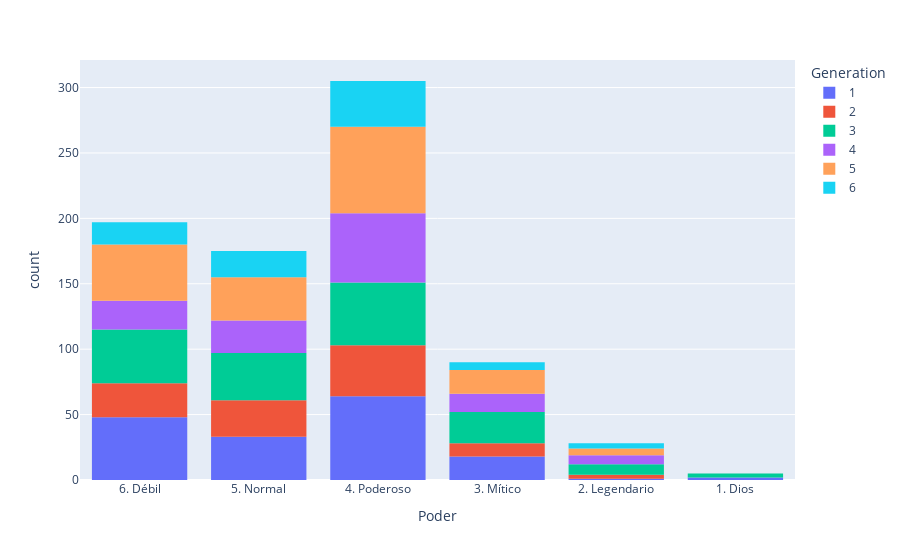

Notebook source saved alongside this figure:
### Markdown cell above
Ahora vamos a ver si hay algún tipo de relación entre estos niveles, y el tipo o la generación.

### Code cell
px.histogram(data_frame = df_pokemon,
             x          = "Poder",
             hover_data = ["Generation"],
             color      = "Generation",
             nbins      = 6)

### Figure 1 — Plotly figure (JSON) as saved in the notebook; plotly's stock layout.template omitted (floating-point values rounded to 4 significant figures; data arrays with more than 128 entries replaced by an {"elided": "..."} marker saying what was removed)
{"data": [{"alignmentgroup": "True", "bingroup": "x", "hovertemplate": "Generation=1<br>Poder=%{x}<br>count=%{y}<extra></extra>", "legendgroup": "1", "marker": {"color": "#636efa", "pattern": {"shape": ""}}, "name": "1", "nbinsx": 6, "offsetgroup": "1", "orientation": "v", "showlegend": true, "type": "histogram", "x": {"elided": "166 str values"}, "xaxis": "x", "yaxis": "y"}, {"alignmentgroup": "True", "bingroup": "x", "hovertemplate": "Generation=2<br>Poder=%{x}<br>count=%{y}<extra></extra>", "legendgroup": "2", "marker": {"color": "#EF553B", "pattern": {"shape": ""}}, "name": "2", "nbinsx": 6, "offsetgroup": "2", "orientation": "v", "showlegend": true, "type": "histogram", "x": ["6. Débil", "5. Normal", "4. Poderoso", "6. Débil", "5. Normal", "4. Poderoso", "6. Débil", "5. Normal", "4. Poderoso", "6. Débil", "5. Normal", "6. Débil", "4. Poderoso", "6. Débil", "5. Normal", "6. Débil", "5. Normal", "4. Poderoso", "5. Normal", "4. Poderoso", "6. Débil", "6. Débil", "6. Débil", "6. Débil", "5. Normal", "6. Débil", "4. Poderoso", "6. Débil", "5. Normal", "4. Poderoso", "3. Mítico", "4. Poderoso", "6. Débil", "5. Normal", "5. Normal", "4. Poderoso", "6. Débil", "5. Normal", "4. Poderoso", "5. Normal", "6. Débil", "5. Normal", "5. Normal", "6. Débil", "4. Poderoso", "4. Poderoso", "4. Poderoso", "5. Normal", "4. Poderoso", "4. Poderoso", "5. Normal", "5. Normal", "4. Poderoso", "6. Débil", "4. Poderoso", "5. Normal", "4. Poderoso", "4. Poderoso", "3. Mítico", "6. Débil", "4. Poderoso", "4. Poderoso", "4. Poderoso", "3. Mítico", "4. Poderoso", "4. Poderoso", "3. Mítico", "4. Poderoso", "5. Normal", "4. Poderoso", "6. Débil", "5. Normal", "6. Débil", "4. Poderoso", "5. Normal", "6. Débil", "4. Poderoso", "5. Normal", "4. Poderoso", "4. Poderoso", "5. Normal", "4. Poderoso", "3. Mítico", "4. Poderoso", "5. Normal", "4. Poderoso", "4. Poderoso", "4. Poderoso", "6. Débil", "6. Débil", "4. Poderoso", "6. Débil", "5. Normal", "5. Normal", "4. Poderoso", "4. Poderoso", "3. Mítico", "3. Mítico", "3. Mítico", "6. Débil", "5. Normal", "3. Mítico", "2. Legendario", "2. Legendario", "2. Legendario", "3. Mítico"], "xaxis": "x", "yaxis": "y"}, {"alignmentgroup": "True", "bingroup": "x", "hovertemplate": "Generation=3<br>Poder=%{x}<br>count=%{y}<extra></extra>", "legendgroup": "3", "marker": {"color": "#00cc96", "pattern": {"shape": ""}}, "name": "3", "nbinsx": 6, "offsetgroup": "3", "orientation": "v", "showlegend": true, "type": "histogram", "x": {"elided": "160 str values"}, "xaxis": "x", "yaxis": "y"}, {"alignmentgroup": "True", "bingroup": "x", "hovertemplate": "Generation=4<br>Poder=%{x}<br>count=%{y}<extra></extra>", "legendgroup": "4", "marker": {"color": "#ab63fa", "pattern": {"shape": ""}}, "name": "4", "nbinsx": 6, "offsetgroup": "4", "orientation": "v", "showlegend": true, "type": "histogram", "x": ["6. Débil", "5. Normal", "4. Poderoso", "6. Débil", "5. Normal", "4. Poderoso", "6. Débil", "5. Normal", "4. Poderoso", "6. Débil", "5. Normal", "4. Poderoso", "6. Débil", "5. Normal", "6. Débil", "5. Normal", "6. Débil", "5. Normal", "4. Poderoso", "6. Débil", "4. Poderoso", "5. Normal", "4. Poderoso", "5. Normal", "4. Poderoso", "6. Débil", "5. Normal", "5. Normal", "5. Normal", "5. Normal", "6. Débil", "4. Poderoso", "5. Normal", "5. Normal", "4. Poderoso", "6. Débil", "4. Poderoso", "6. Débil", "4. Poderoso", "4. Poderoso", "5. Normal", "4. Poderoso", "5. Normal", "4. Poderoso", "3. Mítico", "4. Poderoso", "4. Poderoso", "6. Débil", "4. Poderoso", "6. Débil", "6. Débil", "4. Poderoso", "6. Débil", "4. Poderoso", "6. Débil", "6. Débil", "6. Débil", "5. Normal", "4. Poderoso", "6. Débil", "5. Normal", "3. Mítico", "2. Legendario", "5. Normal", "6. Débil", "4. Poderoso", "3. Mítico", "5. Normal", "4. Poderoso", "5. Normal", "4. Poderoso", "6. Débil", "4. Poderoso", "4. Poderoso", "5. Normal", "4. Poderoso", "5. Normal", "5. Normal", "4. Poderoso", "3. Mítico", "4. Poderoso", "4. Poderoso", "4. Poderoso", "4. Poderoso", "4. Poderoso", "4. Poderoso", "4. Poderoso", "4. Poderoso", "4. Poderoso", "4. Poderoso", "4. Poderoso", "4. Poderoso", "4. Poderoso", "4. Poderoso", "4. Poderoso", "3. Mítico", "4. Poderoso", "4. Poderoso", "4. Poderoso", "4. Poderoso", "4. Poderoso", "4. Poderoso", "4. Poderoso", "4. Poderoso", "4. Poderoso", "3. Mítico", "3. Mítico", "3. Mítico", "2. Legendario", "2. Legendario", "3. Mítico", "2. Legendario", "2. Legendario", "2. Legendario", "3. Mítico", "4. Poderoso", "3. Mítico", "3. Mítico", "3. Mítico", "3. Mítico", "2. Legendario"], "xaxis": "x", "yaxis": "y"}, {"alignmentgroup": "True", "bingroup": "x", "hovertemplate": "Generation=5<br>Poder=%{x}<br>count=%{y}<extra></extra>", "legendgroup": "5", "marker": {"color": "#FFA15A", "pattern": {"shape": ""}}, "name": "5", "nbinsx": 6, "offsetgroup": "5", "orientation": "v", "showlegend": true, "type": "histogram", "x": {"elided": "165 str values"}, "xaxis": "x", "yaxis": "y"}, {"alignmentgroup": "True", "bingroup": "x", "hovertemplate": "Generation=6<br>Poder=%{x}<br>count=%{y}<extra></extra>", "legendgroup": "6", "marker": {"color": "#19d3f3", "pattern": {"shape": ""}}, "name": "6", "nbinsx": 6, "offsetgroup": "6", "orientation": "v", "showlegend": true, "type": "histogram", "x": ["6. Débil", "5. Normal", "4. Poderoso", "6. Débil", "5. Normal", "4. Poderoso", "6. Débil", "5. Normal", "4. Poderoso", "6. Débil", "5. Normal", "6. Débil", "5. Normal", "4. Poderoso", "6. Débil", "6. Débil", "5. Normal", "5. Normal", "4. Poderoso", "6. Débil", "5. Normal", "3. Mítico", "5. Normal", "4. Poderoso", "5. Normal", "4. Poderoso", "4. Poderoso", "5. Normal", "4. Poderoso", "4. Poderoso", "6. Débil", "4. Poderoso", "4. Poderoso", "4. Poderoso", "5. Normal", "4. Poderoso", "5. Normal", "4. Poderoso", "6. Débil", "4. Poderoso", "6. Débil", "4. Poderoso", "6. Débil", "4. Poderoso", "5. Normal", "4. Poderoso", "6. Débil", "4. Poderoso", "5. Normal", "4. Poderoso", "5. Normal", "4. Poderoso", "4. Poderoso", "4. Poderoso", "4. Poderoso", "4. Poderoso", "6. Débil", "4. Poderoso", "3. Mítico", "4. Poderoso", "6. Débil", "4. Poderoso", "5. Normal", "5. Normal", "5. Normal", "5. Normal", "4. Poderoso", "4. Poderoso", "4. Poderoso", "4. Poderoso", "6. Débil", "4. Poderoso", "6. Débil", "4. Poderoso", "2. Legendario", "2. Legendario", "3. Mítico", "3. Mítico", "2. Legendario", "3. Mítico", "2. Legendario", "3. Mítico"], "xaxis": "x", "yaxis": "y"}], "layout": {"barmode": "relative", "legend": {"title": {"text": "Generation"}, "tracegroupgap": 0}, "margin": {"t": 60}, "xaxis": {"anchor": "y", "domain": [0, 1], "title": {"text": "Poder"}}, "yaxis": {"anchor": "x", "domain": [0, 1], "title": {"text": "count"}}}}
